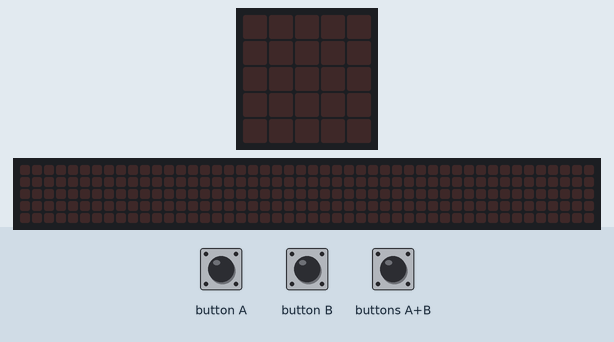
This program was run on a simulated BBC micro:bit (MakeCode). On the bench: the board's 5×5 LED display, a strip that is not on the board, showing the scrolling text unrolled. The inputs (shaded band) are chosen by the test bench. The 48×5 strip is a reading aid, not a part: it shows the text the display is scrolling, unrolled, one strip-width of it at a time.

Above: at 1.2 s.
1.3 s: button B pressed for 0.15 s
At 4.82 s:
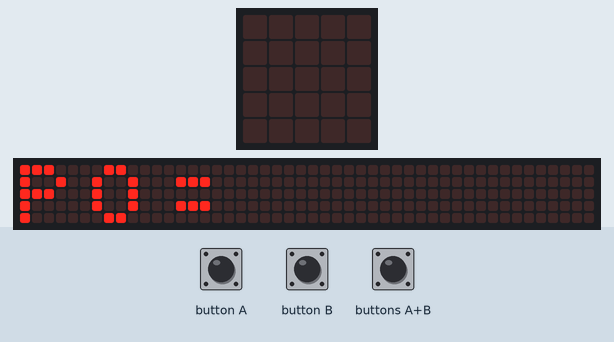
At 14.4 s:
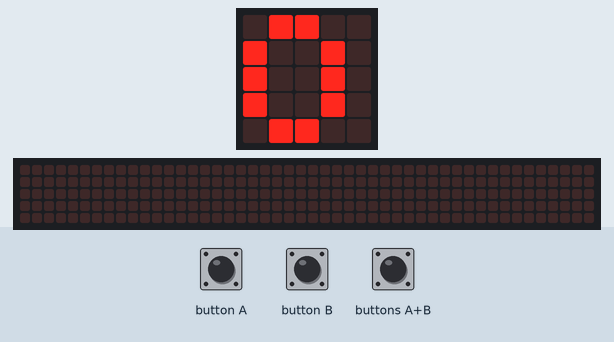
Timing chart, 0 to 15.9 s (numbered marks = the images above; inputs shaded):
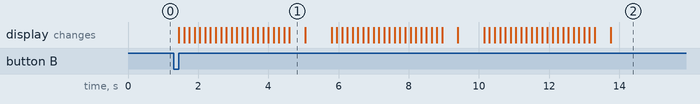

Measured:
- after the input at 1.3 s, the display: changes after 0.15 s (image 1)
- what the display in image 1 shows lasts 0.5 s, from 4.6 s to 5.1 s

The program:

main.ts
```typescript
input.onButtonPressed(Button.A, function () {
    while (veces <= 10) {
        basic.showNumber(veces)
        s0 = pins.analogReadPin(AnalogPin.P0)
        s1 = pins.analogReadPin(AnalogPin.P1)
        s2 = pins.analogReadPin(AnalogPin.P2)
        p0 = pins.map(
        s0,
        0,
        1023,
        0,
        100
        )
        basic.showNumber(p0)
        basic.pause(2000)
        acu0 += p0
        basic.pause(1000)
        p1 = pins.map(
        s1,
        0,
        1023,
        0,
        100
        )
        basic.showNumber(p1)
        basic.pause(2000)
        acu1 += p1
        basic.pause(1000)
        p2 = pins.map(
        s2,
        0,
        1023,
        0,
        100
        )
        basic.showNumber(p2)
        basic.pause(2000)
        acu2 += p2
        veces += 1
        basic.pause(1000)
    }
})
input.onButtonPressed(Button.AB, function () {
    basic.showNumber((prom0 + prom1 + prom2) / 3)
    basic.pause(2000)
    basic.clearScreen()
})
input.onButtonPressed(Button.B, function () {
    prom0 = acu0 / 10
    basic.showString("P0=")
    basic.showNumber(prom0)
    prom1 = acu1 / 10
    basic.showString("P1=")
    basic.showNumber(prom1)
    prom2 = acu2 / 10
    basic.showString("P2=")
    basic.showNumber(prom2)
    basic.pause(2000)
    basic.clearScreen()
})
let prom2 = 0
let prom1 = 0
let prom0 = 0
let acu2 = 0
let p2 = 0
let acu1 = 0
let p1 = 0
let acu0 = 0
let p0 = 0
let s2 = 0
let s1 = 0
let s0 = 0
let veces = 0
veces = 1
```

test.ts
```typescript
// aquí va el archivo "tests"; esto no se compilará cuando este paquete se utilice como una extensión.
```
